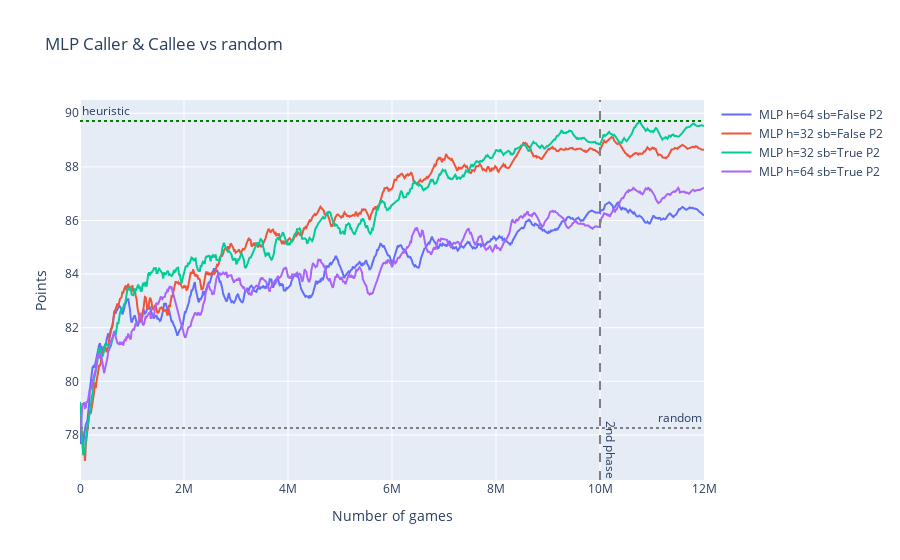
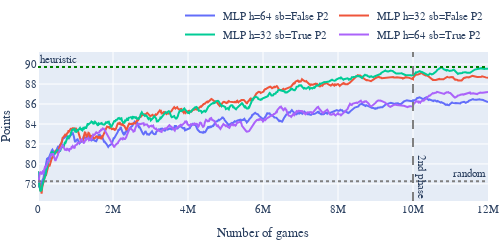
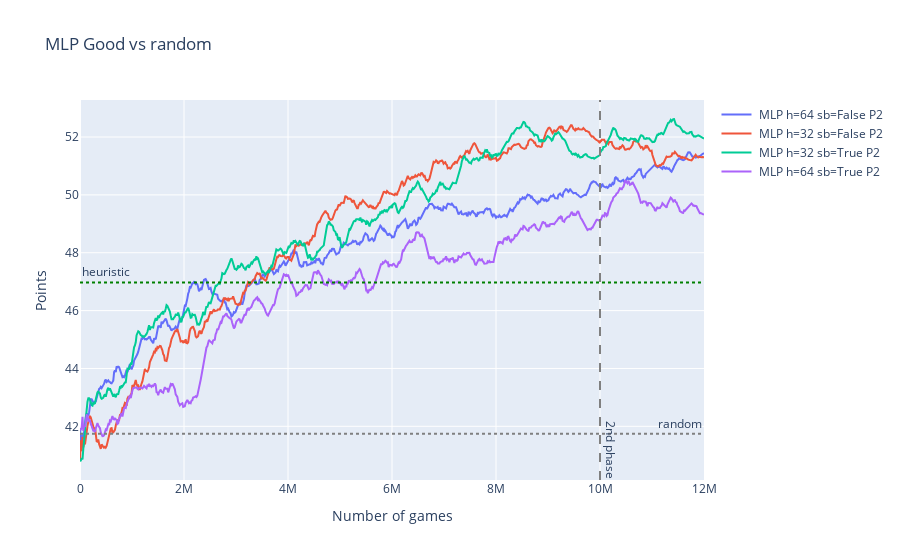
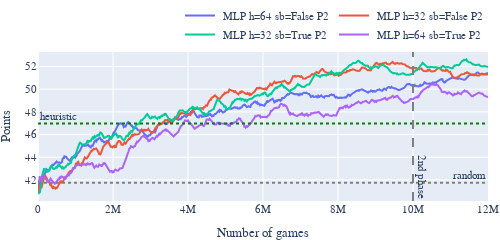

The cell these charts' notebook holds for them, in order:
### Code cell
plot_good_bad_2nd_phase('MLP', names_nn_P2, 'P2_com_mlp', source_dir='P2_com_good_bad')
plot_good_bad_2nd_phase('RNN', names_rnn_P2, 'P2_com_rnn', source_dir='P2_com_good_bad')

### Figure 1 — Plotly figure (JSON) as saved in the notebook; plotly's stock layout.template omitted (floating-point values rounded to 4 significant figures; data arrays with more than 128 entries replaced by an {"elided": "..."} marker saying what was removed)
{"data": [{"name": " MLP h=64 sb=False P2", "type": "scatter", "x": {"elided": "752 int values"}, "y": {"elided": "752 float values"}}, {"name": " MLP h=32 sb=False P2", "type": "scatter", "x": {"elided": "752 int values"}, "y": {"elided": "752 float values"}}, {"name": " MLP h=32 sb=True P2", "type": "scatter", "x": {"elided": "752 int values"}, "y": {"elided": "752 float values"}}, {"name": " MLP h=64 sb=True P2", "type": "scatter", "x": {"elided": "752 int values"}, "y": {"elided": "752 float values"}}], "layout": {"annotations": [{"showarrow": false, "text": "heuristic", "x": 0, "xanchor": "left", "xref": "x domain", "y": 89.71, "yanchor": "bottom", "yref": "y"}, {"showarrow": false, "text": "random", "x": 1, "xanchor": "right", "xref": "x domain", "y": 78.26, "yanchor": "bottom", "yref": "y"}, {"showarrow": false, "text": "2nd phase", "textangle": 90, "x": 10000000, "xanchor": "left", "xref": "x", "y": 0, "yanchor": "bottom", "yref": "y domain"}], "shapes": [{"line": {"color": "green", "dash": "dot"}, "type": "line", "x0": 0, "x1": 1, "xref": "x domain", "y0": 89.71, "y1": 89.71, "yref": "y"}, {"line": {"color": "gray", "dash": "dot"}, "type": "line", "x0": 0, "x1": 1, "xref": "x domain", "y0": 78.26, "y1": 78.26, "yref": "y"}, {"line": {"color": "gray", "dash": "dash"}, "type": "line", "x0": 10000000, "x1": 10000000, "xref": "x", "y0": 0, "y1": 1, "yref": "y domain"}], "title": {"text": "MLP Caller & Callee vs random"}, "xaxis": {"title": {"text": "Number of games"}}, "yaxis": {"title": {"text": "Points"}}}}

### Figure 2 — Plotly figure (JSON) as saved in the notebook; plotly's stock layout.template omitted (floating-point values rounded to 4 significant figures; data arrays with more than 128 entries replaced by an {"elided": "..."} marker saying what was removed)
{"data": [{"name": " MLP h=64 sb=False P2", "type": "scatter", "x": {"elided": "752 int values"}, "y": {"elided": "752 float values"}}, {"name": " MLP h=32 sb=False P2", "type": "scatter", "x": {"elided": "752 int values"}, "y": {"elided": "752 float values"}}, {"name": " MLP h=32 sb=True P2", "type": "scatter", "x": {"elided": "752 int values"}, "y": {"elided": "752 float values"}}, {"name": " MLP h=64 sb=True P2", "type": "scatter", "x": {"elided": "752 int values"}, "y": {"elided": "752 float values"}}], "layout": {"annotations": [{"showarrow": false, "text": "heuristic", "x": 0, "xanchor": "left", "xref": "x domain", "y": 89.71, "yanchor": "bottom", "yref": "y"}, {"showarrow": false, "text": "random", "x": 1, "xanchor": "right", "xref": "x domain", "y": 78.26, "yanchor": "bottom", "yref": "y"}, {"showarrow": false, "text": "2nd phase", "textangle": 90, "x": 10000000, "xanchor": "left", "xref": "x", "y": 0, "yanchor": "bottom", "yref": "y domain"}], "font": {"family": "Serif", "size": 11}, "height": 220, "legend": {"orientation": "h", "title": {"text": ""}, "x": 1, "xanchor": "right", "y": 1.02, "yanchor": "bottom"}, "margin": {"b": 1, "l": 5, "r": 5, "t": 1}, "shapes": [{"line": {"color": "green", "dash": "dot"}, "type": "line", "x0": 0, "x1": 1, "xref": "x domain", "y0": 89.71, "y1": 89.71, "yref": "y"}, {"line": {"color": "gray", "dash": "dot"}, "type": "line", "x0": 0, "x1": 1, "xref": "x domain", "y0": 78.26, "y1": 78.26, "yref": "y"}, {"line": {"color": "gray", "dash": "dash"}, "type": "line", "x0": 10000000, "x1": 10000000, "xref": "x", "y0": 0, "y1": 1, "yref": "y domain"}], "showlegend": true, "title": {"text": ""}, "width": 500, "xaxis": {"title": {"text": "Number of games"}}, "yaxis": {"nticks": 12, "title": {"text": "Points"}}}}

### Figure 3 — Plotly figure (JSON) as saved in the notebook; plotly's stock layout.template omitted (floating-point values rounded to 4 significant figures; data arrays with more than 128 entries replaced by an {"elided": "..."} marker saying what was removed)
{"data": [{"name": " MLP h=64 sb=False P2", "type": "scatter", "x": {"elided": "752 int values"}, "y": {"elided": "752 float values"}}, {"name": " MLP h=32 sb=False P2", "type": "scatter", "x": {"elided": "752 int values"}, "y": {"elided": "752 float values"}}, {"name": " MLP h=32 sb=True P2", "type": "scatter", "x": {"elided": "752 int values"}, "y": {"elided": "752 float values"}}, {"name": " MLP h=64 sb=True P2", "type": "scatter", "x": {"elided": "752 int values"}, "y": {"elided": "752 float values"}}], "layout": {"annotations": [{"showarrow": false, "text": "heuristic", "x": 0, "xanchor": "left", "xref": "x domain", "y": 46.97, "yanchor": "bottom", "yref": "y"}, {"showarrow": false, "text": "random", "x": 1, "xanchor": "right", "xref": "x domain", "y": 41.74, "yanchor": "bottom", "yref": "y"}, {"showarrow": false, "text": "2nd phase", "textangle": 90, "x": 10000000, "xanchor": "left", "xref": "x", "y": 0, "yanchor": "bottom", "yref": "y domain"}], "shapes": [{"line": {"color": "green", "dash": "dot"}, "type": "line", "x0": 0, "x1": 1, "xref": "x domain", "y0": 46.97, "y1": 46.97, "yref": "y"}, {"line": {"color": "gray", "dash": "dot"}, "type": "line", "x0": 0, "x1": 1, "xref": "x domain", "y0": 41.74, "y1": 41.74, "yref": "y"}, {"line": {"color": "gray", "dash": "dash"}, "type": "line", "x0": 10000000, "x1": 10000000, "xref": "x", "y0": 0, "y1": 1, "yref": "y domain"}], "title": {"text": "MLP Good vs random"}, "xaxis": {"title": {"text": "Number of games"}}, "yaxis": {"title": {"text": "Points"}}}}

### Figure 4 — Plotly figure (JSON) as saved in the notebook; plotly's stock layout.template omitted (floating-point values rounded to 4 significant figures; data arrays with more than 128 entries replaced by an {"elided": "..."} marker saying what was removed)
{"data": [{"name": " MLP h=64 sb=False P2", "type": "scatter", "x": {"elided": "752 int values"}, "y": {"elided": "752 float values"}}, {"name": " MLP h=32 sb=False P2", "type": "scatter", "x": {"elided": "752 int values"}, "y": {"elided": "752 float values"}}, {"name": " MLP h=32 sb=True P2", "type": "scatter", "x": {"elided": "752 int values"}, "y": {"elided": "752 float values"}}, {"name": " MLP h=64 sb=True P2", "type": "scatter", "x": {"elided": "752 int values"}, "y": {"elided": "752 float values"}}], "layout": {"annotations": [{"showarrow": false, "text": "heuristic", "x": 0, "xanchor": "left", "xref": "x domain", "y": 46.97, "yanchor": "bottom", "yref": "y"}, {"showarrow": false, "text": "random", "x": 1, "xanchor": "right", "xref": "x domain", "y": 41.74, "yanchor": "bottom", "yref": "y"}, {"showarrow": false, "text": "2nd phase", "textangle": 90, "x": 10000000, "xanchor": "left", "xref": "x", "y": 0, "yanchor": "bottom", "yref": "y domain"}], "font": {"family": "Serif", "size": 11}, "height": 220, "legend": {"orientation": "h", "title": {"text": ""}, "x": 1, "xanchor": "right", "y": 1.02, "yanchor": "bottom"}, "margin": {"b": 1, "l": 5, "r": 5, "t": 1}, "shapes": [{"line": {"color": "green", "dash": "dot"}, "type": "line", "x0": 0, "x1": 1, "xref": "x domain", "y0": 46.97, "y1": 46.97, "yref": "y"}, {"line": {"color": "gray", "dash": "dot"}, "type": "line", "x0": 0, "x1": 1, "xref": "x domain", "y0": 41.74, "y1": 41.74, "yref": "y"}, {"line": {"color": "gray", "dash": "dash"}, "type": "line", "x0": 10000000, "x1": 10000000, "xref": "x", "y0": 0, "y1": 1, "yref": "y domain"}], "showlegend": true, "title": {"text": ""}, "width": 500, "xaxis": {"title": {"text": "Number of games"}}, "yaxis": {"nticks": 12, "title": {"text": "Points"}}}}
